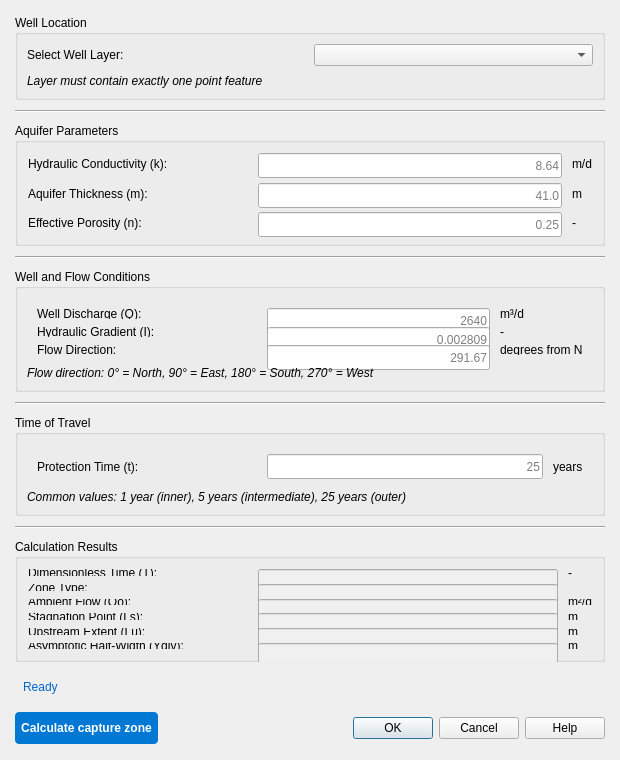
<?xml version="1.0" encoding="UTF-8"?>
<ui version="4.0">
 <class>Dialog</class>
 <widget class="QDialog" name="Dialog">
  <property name="geometry">
   <rect>
    <x>0</x>
    <y>0</y>
    <width>620</width>
    <height>760</height>
   </rect>
  </property>
  <property name="minimumSize">
   <size>
    <width>480</width>
    <height>420</height>
   </size>
  </property>
  <property name="maximumSize">
   <size>
    <width>16777215</width>
    <height>16777215</height>
   </size>
  </property>
  <property name="windowTitle">
   <string>GEAQUA Capture Zones v0.39</string>
  </property>
  <layout class="QVBoxLayout" name="verticalLayout_main">
   <property name="spacing">
    <number>10</number>
   </property>
   <property name="leftMargin">
    <number>15</number>
   </property>
   <property name="topMargin">
    <number>15</number>
   </property>
   <property name="rightMargin">
    <number>15</number>
   </property>
   <property name="bottomMargin">
    <number>15</number>
   </property>
   <item>
    <widget class="QGroupBox" name="groupBox_well">
     <property name="title">
      <string>Well Location</string>
     </property>
     <layout class="QVBoxLayout" name="verticalLayout_well">
      <property name="spacing">
       <number>8</number>
      </property>
      <item>
       <layout class="QHBoxLayout" name="horizontalLayout_layer">
        <item>
         <widget class="QLabel" name="label_layer">
          <property name="text">
           <string>Select Well Layer:</string>
          </property>
         </widget>
        </item>
        <item>
         <widget class="QgsMapLayerComboBox" name="mMapLayerComboBox">
          <property name="minimumSize">
           <size>
            <width>250</width>
            <height>0</height>
           </size>
          </property>
          <property name="toolTip">
           <string>Select a point vector layer containing the well location. Layer must contain exactly one point feature.</string>
          </property>
         </widget>
        </item>
       </layout>
      </item>
      <item>
       <widget class="QLabel" name="label_layer_info">
        <property name="font">
         <font>
          <italic>true</italic>
          <pointsize>9</pointsize>
         </font>
        </property>
        <property name="text">
         <string>Layer must contain exactly one point feature</string>
        </property>
        <property name="wordWrap">
         <bool>true</bool>
        </property>
       </widget>
      </item>
     </layout>
    </widget>
   </item>
   <item>
    <widget class="Line" name="line_1">
     <property name="orientation">
      <enum>Qt::Horizontal</enum>
     </property>
    </widget>
   </item>
   <item>
    <widget class="QGroupBox" name="groupBox_aquifer">
     <property name="title">
      <string>Aquifer Parameters</string>
     </property>
     <layout class="QGridLayout" name="gridLayout_aquifer">
      <property name="leftMargin">
       <number>10</number>
      </property>
      <property name="topMargin">
       <number>10</number>
      </property>
      <property name="rightMargin">
       <number>10</number>
      </property>
      <property name="bottomMargin">
       <number>10</number>
      </property>
      <property name="horizontalSpacing">
       <number>10</number>
      </property>
      <property name="verticalSpacing">
       <number>8</number>
      </property>
      <item row="0" column="0">
       <widget class="QLabel" name="label_k">
        <property name="minimumSize">
         <size>
          <width>220</width>
          <height>0</height>
         </size>
        </property>
        <property name="text">
         <string>Hydraulic Conductivity (k):</string>
        </property>
       </widget>
      </item>
      <item row="0" column="1">
       <widget class="QLineEdit" name="lineEdit_k">
        <property name="minimumSize">
         <size>
          <width>120</width>
          <height>25</height>
         </size>
        </property>
        <property name="alignment">
         <set>Qt::AlignRight|Qt::AlignTrailing|Qt::AlignVCenter</set>
        </property>
        <property name="placeholderText">
         <string>8.64</string>
        </property>
        <property name="toolTip">
         <string>Hydraulic conductivity - measure of aquifer permeability. Typical ranges: Sand 1-50 m/d, Gravel 100-1000 m/d</string>
        </property>
       </widget>
      </item>
      <item row="0" column="2">
       <widget class="QLabel" name="label_k_unit">
        <property name="text">
         <string>m/d</string>
        </property>
       </widget>
      </item>
      <item row="1" column="0">
       <widget class="QLabel" name="label_m">
        <property name="text">
         <string>Aquifer Thickness (m):</string>
        </property>
       </widget>
      </item>
      <item row="1" column="1">
       <widget class="QLineEdit" name="lineEdit_m">
        <property name="minimumSize">
         <size>
          <width>120</width>
          <height>25</height>
         </size>
        </property>
        <property name="alignment">
         <set>Qt::AlignRight|Qt::AlignTrailing|Qt::AlignVCenter</set>
        </property>
        <property name="placeholderText">
         <string>41.0</string>
        </property>
        <property name="toolTip">
         <string>Saturated thickness of the aquifer. Measure from water table to confining layer or bedrock.</string>
        </property>
       </widget>
      </item>
      <item row="1" column="2">
       <widget class="QLabel" name="label_m_unit">
        <property name="text">
         <string>m</string>
        </property>
       </widget>
      </item>
      <item row="2" column="0">
       <widget class="QLabel" name="label_n">
        <property name="text">
         <string>Effective Porosity (n):</string>
        </property>
       </widget>
      </item>
      <item row="2" column="1">
       <widget class="QLineEdit" name="lineEdit_n">
        <property name="minimumSize">
         <size>
          <width>120</width>
          <height>25</height>
         </size>
        </property>
        <property name="alignment">
         <set>Qt::AlignRight|Qt::AlignTrailing|Qt::AlignVCenter</set>
        </property>
        <property name="placeholderText">
         <string>0.25</string>
        </property>
        <property name="toolTip">
         <string>Effective porosity - fraction of pore space available for flow. Must be between 0 and 1. Typical ranges: Sand 0.20-0.35, Gravel 0.25-0.35</string>
        </property>
       </widget>
      </item>
      <item row="2" column="2">
       <widget class="QLabel" name="label_n_unit">
        <property name="text">
         <string>-</string>
        </property>
       </widget>
      </item>
     </layout>
    </widget>
   </item>
   <item>
    <widget class="Line" name="line_2">
     <property name="orientation">
      <enum>Qt::Horizontal</enum>
     </property>
    </widget>
   </item>
   <item>
    <widget class="QGroupBox" name="groupBox_well_flow">
     <property name="title">
      <string>Well and Flow Conditions</string>
     </property>
     <layout class="QVBoxLayout" name="verticalLayout_well_flow">
      <item>
       <layout class="QGridLayout" name="gridLayout_well_flow">
        <property name="leftMargin">
         <number>10</number>
        </property>
        <property name="topMargin">
         <number>10</number>
        </property>
        <property name="rightMargin">
         <number>10</number>
        </property>
        <property name="bottomMargin">
         <number>5</number>
        </property>
        <property name="horizontalSpacing">
         <number>10</number>
        </property>
        <property name="verticalSpacing">
         <number>8</number>
        </property>
        <item row="0" column="0">
         <widget class="QLabel" name="label_Q">
          <property name="minimumSize">
           <size>
            <width>220</width>
            <height>0</height>
           </size>
          </property>
          <property name="text">
           <string>Well Discharge (Q):</string>
          </property>
         </widget>
        </item>
        <item row="0" column="1">
         <widget class="QLineEdit" name="lineEdit_Q">
          <property name="minimumSize">
           <size>
            <width>120</width>
            <height>25</height>
           </size>
          </property>
          <property name="alignment">
           <set>Qt::AlignRight|Qt::AlignTrailing|Qt::AlignVCenter</set>
          </property>
          <property name="placeholderText">
           <string>2640</string>
          </property>
          <property name="toolTip">
           <string>Well pumping rate. Obtain from well records or pumping tests. Must be consistent with time units (m³/d for daily).</string>
          </property>
         </widget>
        </item>
        <item row="0" column="2">
         <widget class="QLabel" name="label_Q_unit">
          <property name="text">
           <string>m³/d</string>
          </property>
         </widget>
        </item>
        <item row="1" column="0">
         <widget class="QLabel" name="label_I">
          <property name="text">
           <string>Hydraulic Gradient (I):</string>
          </property>
         </widget>
        </item>
        <item row="1" column="1">
         <widget class="QLineEdit" name="lineEdit_I">
          <property name="minimumSize">
           <size>
            <width>120</width>
            <height>25</height>
           </size>
          </property>
          <property name="alignment">
           <set>Qt::AlignRight|Qt::AlignTrailing|Qt::AlignVCenter</set>
          </property>
          <property name="placeholderText">
           <string>0.002809</string>
          </property>
          <property name="toolTip">
           <string>Hydraulic gradient Δh/L. I = 0 is allowed and means no ambient flow. Typical positive range: 0.001-0.05.</string>
          </property>
         </widget>
        </item>
        <item row="1" column="2">
         <widget class="QLabel" name="label_I_unit">
          <property name="text">
           <string>-</string>
          </property>
         </widget>
        </item>
        <item row="2" column="0">
         <widget class="QLabel" name="label_flow_direction">
          <property name="text">
           <string>Flow Direction:</string>
          </property>
         </widget>
        </item>
        <item row="2" column="1">
         <widget class="QLineEdit" name="lineEdit_flow_direction">
          <property name="minimumSize">
           <size>
            <width>120</width>
            <height>25</height>
           </size>
          </property>
          <property name="alignment">
           <set>Qt::AlignRight|Qt::AlignTrailing|Qt::AlignVCenter</set>
          </property>
          <property name="placeholderText">
           <string>291.67</string>
          </property>
          <property name="toolTip">
           <string>Direction of regional groundwater flow measured in degrees from North. Determine from potentiometric surface map or water table contours.</string>
          </property>
         </widget>
        </item>
        <item row="2" column="2">
         <widget class="QLabel" name="label_flow_direction_unit">
          <property name="text">
           <string>degrees from N</string>
          </property>
         </widget>
        </item>
       </layout>
      </item>
      <item>
       <widget class="QLabel" name="label_flow_help">
        <property name="font">
         <font>
          <italic>true</italic>
          <pointsize>9</pointsize>
         </font>
        </property>
        <property name="text">
         <string>Flow direction: 0° = North, 90° = East, 180° = South, 270° = West</string>
        </property>
        <property name="wordWrap">
         <bool>true</bool>
        </property>
        <property name="margin">
         <number>5</number>
        </property>
       </widget>
      </item>
     </layout>
    </widget>
   </item>
   <item>
    <widget class="Line" name="line_3">
     <property name="orientation">
      <enum>Qt::Horizontal</enum>
     </property>
    </widget>
   </item>
   <item>
    <widget class="QGroupBox" name="groupBox_time">
     <property name="title">
      <string>Time of Travel</string>
     </property>
     <layout class="QVBoxLayout" name="verticalLayout_time">
      <item>
       <layout class="QGridLayout" name="gridLayout_time">
        <property name="leftMargin">
         <number>10</number>
        </property>
        <property name="topMargin">
         <number>10</number>
        </property>
        <property name="rightMargin">
         <number>10</number>
        </property>
        <property name="bottomMargin">
         <number>5</number>
        </property>
        <property name="horizontalSpacing">
         <number>10</number>
        </property>
        <item row="0" column="0">
         <widget class="QLabel" name="label_time">
          <property name="minimumSize">
           <size>
            <width>220</width>
            <height>0</height>
           </size>
          </property>
          <property name="text">
           <string>Protection Time (t):</string>
          </property>
         </widget>
        </item>
        <item row="0" column="1">
         <widget class="QLineEdit" name="lineEdit_time">
          <property name="minimumSize">
           <size>
            <width>120</width>
            <height>25</height>
           </size>
          </property>
          <property name="alignment">
           <set>Qt::AlignRight|Qt::AlignTrailing|Qt::AlignVCenter</set>
          </property>
          <property name="placeholderText">
           <string>25</string>
          </property>
          <property name="toolTip">
           <string>Time of travel for contaminant to reach well. Determines the extent of the protection zone.</string>
          </property>
         </widget>
        </item>
        <item row="0" column="2">
         <widget class="QLabel" name="label_time_unit">
          <property name="text">
           <string>years</string>
          </property>
         </widget>
        </item>
       </layout>
      </item>
      <item>
       <widget class="QLabel" name="label_time_help">
        <property name="font">
         <font>
          <italic>true</italic>
          <pointsize>9</pointsize>
         </font>
        </property>
        <property name="text">
         <string>Common values: 1 year (inner), 5 years (intermediate), 25 years (outer)</string>
        </property>
        <property name="wordWrap">
         <bool>true</bool>
        </property>
        <property name="margin">
         <number>5</number>
        </property>
       </widget>
      </item>
     </layout>
    </widget>
   </item>
   <item>
    <widget class="Line" name="line_4">
     <property name="orientation">
      <enum>Qt::Horizontal</enum>
     </property>
    </widget>
   </item>
   <item>
    <widget class="QGroupBox" name="groupBox_results">
     <property name="title">
      <string>Calculation Results</string>
     </property>
     <layout class="QGridLayout" name="gridLayout_results">
      <property name="leftMargin">
       <number>10</number>
      </property>
      <property name="topMargin">
       <number>10</number>
      </property>
      <property name="rightMargin">
       <number>10</number>
      </property>
      <property name="bottomMargin">
       <number>10</number>
      </property>
      <property name="horizontalSpacing">
       <number>10</number>
      </property>
      <property name="verticalSpacing">
       <number>8</number>
      </property>
      <item row="0" column="0">
       <widget class="QLabel" name="label_result_T_tilde">
        <property name="minimumSize">
         <size>
          <width>220</width>
          <height>0</height>
         </size>
        </property>
        <property name="text">
         <string>Dimensionless Time (T̃):</string>
        </property>
       </widget>
      </item>
      <item row="0" column="1">
       <widget class="QLineEdit" name="lineEdit_result_T_tilde">
        <property name="minimumSize">
         <size>
          <width>120</width>
          <height>25</height>
         </size>
        </property>
        <property name="font">
         <font>
          <weight>75</weight>
          <bold>true</bold>
         </font>
        </property>
        <property name="styleSheet">
         <string notr="true">background-color: #f0f0f0;</string>
        </property>
        <property name="text">
         <string/>
        </property>
        <property name="alignment">
         <set>Qt::AlignRight|Qt::AlignTrailing|Qt::AlignVCenter</set>
        </property>
        <property name="readOnly">
         <bool>true</bool>
        </property>
       </widget>
      </item>
      <item row="0" column="2">
       <widget class="QLabel" name="label_result_T_tilde_unit">
        <property name="text">
         <string>-</string>
        </property>
       </widget>
      </item>
      <item row="1" column="0">
       <widget class="QLabel" name="label_result_zone_type">
        <property name="text">
         <string>Zone Type:</string>
        </property>
       </widget>
      </item>
      <item row="1" column="1">
       <widget class="QLineEdit" name="lineEdit_result_zone_type">
        <property name="minimumSize">
         <size>
          <width>120</width>
          <height>25</height>
         </size>
        </property>
        <property name="font">
         <font>
          <weight>75</weight>
          <bold>true</bold>
         </font>
        </property>
        <property name="styleSheet">
         <string notr="true">background-color: #f0f0f0;</string>
        </property>
        <property name="text">
         <string/>
        </property>
        <property name="alignment">
         <set>Qt::AlignRight|Qt::AlignTrailing|Qt::AlignVCenter</set>
        </property>
        <property name="readOnly">
         <bool>true</bool>
        </property>
       </widget>
      </item>
      <item row="1" column="2">
       <widget class="QLabel" name="label_result_zone_type_unit">
        <property name="text">
         <string/>
        </property>
       </widget>
      </item>
      <item row="2" column="0">
       <widget class="QLabel" name="label_result_Qo">
        <property name="text">
         <string>Ambient Flow (Qo):</string>
        </property>
       </widget>
      </item>
      <item row="2" column="1">
       <widget class="QLineEdit" name="lineEdit_result_Qo">
        <property name="minimumSize">
         <size>
          <width>120</width>
          <height>25</height>
         </size>
        </property>
        <property name="font">
         <font>
          <weight>75</weight>
          <bold>true</bold>
         </font>
        </property>
        <property name="styleSheet">
         <string notr="true">background-color: #f0f0f0;</string>
        </property>
        <property name="text">
         <string/>
        </property>
        <property name="alignment">
         <set>Qt::AlignRight|Qt::AlignTrailing|Qt::AlignVCenter</set>
        </property>
        <property name="readOnly">
         <bool>true</bool>
        </property>
       </widget>
      </item>
      <item row="2" column="2">
       <widget class="QLabel" name="label_result_Qo_unit">
        <property name="text">
         <string>m²/d</string>
        </property>
       </widget>
      </item>
      <item row="3" column="0">
       <widget class="QLabel" name="label_result_Ls">
        <property name="text">
         <string>Stagnation Point (Ls):</string>
        </property>
       </widget>
      </item>
      <item row="3" column="1">
       <widget class="QLineEdit" name="lineEdit_result_Ls">
        <property name="minimumSize">
         <size>
          <width>120</width>
          <height>25</height>
         </size>
        </property>
        <property name="font">
         <font>
          <weight>75</weight>
          <bold>true</bold>
         </font>
        </property>
        <property name="styleSheet">
         <string notr="true">background-color: #f0f0f0;</string>
        </property>
        <property name="text">
         <string/>
        </property>
        <property name="alignment">
         <set>Qt::AlignRight|Qt::AlignTrailing|Qt::AlignVCenter</set>
        </property>
        <property name="readOnly">
         <bool>true</bool>
        </property>
       </widget>
      </item>
      <item row="3" column="2">
       <widget class="QLabel" name="label_result_Ls_unit">
        <property name="text">
         <string>m</string>
        </property>
       </widget>
      </item>
      <item row="4" column="0">
       <widget class="QLabel" name="label_result_Lu">
        <property name="text">
         <string>Upstream Extent (Lu):</string>
        </property>
       </widget>
      </item>
      <item row="4" column="1">
       <widget class="QLineEdit" name="lineEdit_result_Lu">
        <property name="minimumSize">
         <size>
          <width>120</width>
          <height>25</height>
         </size>
        </property>
        <property name="font">
         <font>
          <weight>75</weight>
          <bold>true</bold>
         </font>
        </property>
        <property name="styleSheet">
         <string notr="true">background-color: #f0f0f0;</string>
        </property>
        <property name="text">
         <string/>
        </property>
        <property name="alignment">
         <set>Qt::AlignRight|Qt::AlignTrailing|Qt::AlignVCenter</set>
        </property>
        <property name="readOnly">
         <bool>true</bool>
        </property>
       </widget>
      </item>
      <item row="4" column="2">
       <widget class="QLabel" name="label_result_Lu_unit">
        <property name="text">
         <string>m</string>
        </property>
       </widget>
      </item>
      <item row="5" column="0">
       <widget class="QLabel" name="label_result_Ydiv">
        <property name="text">
         <string>Asymptotic Half-Width (Ydiv):</string>
        </property>
       </widget>
      </item>
      <item row="5" column="1">
       <widget class="QLineEdit" name="lineEdit_result_Ydiv">
        <property name="minimumSize">
         <size>
          <width>120</width>
          <height>25</height>
         </size>
        </property>
        <property name="font">
         <font>
          <weight>75</weight>
          <bold>true</bold>
         </font>
        </property>
        <property name="styleSheet">
         <string notr="true">background-color: #f0f0f0;</string>
        </property>
        <property name="text">
         <string/>
        </property>
        <property name="alignment">
         <set>Qt::AlignRight|Qt::AlignTrailing|Qt::AlignVCenter</set>
        </property>
        <property name="readOnly">
         <bool>true</bool>
        </property>
       </widget>
      </item>
      <item row="5" column="2">
       <widget class="QLabel" name="label_result_Ydiv_unit">
        <property name="text">
         <string>m</string>
        </property>
       </widget>
      </item>
     </layout>
    </widget>
   </item>
   <item>
    <widget class="QLabel" name="labelStatus">
     <property name="minimumSize">
      <size>
       <width>0</width>
       <height>30</height>
      </size>
     </property>
     <property name="font">
      <font>
       <pointsize>9</pointsize>
      </font>
     </property>
     <property name="styleSheet">
      <string notr="true">color: #0066cc; padding: 5px;</string>
     </property>
     <property name="text">
      <string>Ready</string>
     </property>
     <property name="wordWrap">
      <bool>true</bool>
     </property>
    </widget>
   </item>
   <item>
    <layout class="QHBoxLayout" name="horizontalLayout_buttons">
     <item>
      <widget class="QPushButton" name="buttonCalculate">
       <property name="minimumSize">
        <size>
         <width>120</width>
         <height>32</height>
        </size>
       </property>
       <property name="font">
        <font>
         <weight>75</weight>
         <bold>true</bold>
        </font>
       </property>
       <property name="styleSheet">
        <string notr="true">QPushButton { background-color: #0078d4; color: white; border-radius: 4px; padding: 6px; }
QPushButton:hover { background-color: #106ebe; }
QPushButton:pressed { background-color: #005a9e; }</string>
       </property>
       <property name="text">
        <string>Calculate capture zone</string>
       </property>
       <property name="toolTip">
        <string>Calculate groundwater capture zone based on input parameters</string>
       </property>
      </widget>
     </item>
     <item>
      <widget class="QDialogButtonBox" name="buttonBox">
       <property name="orientation">
        <enum>Qt::Horizontal</enum>
       </property>
       <property name="standardButtons">
        <set>QDialogButtonBox::Cancel|QDialogButtonBox::Help|QDialogButtonBox::Ok</set>
       </property>
      </widget>
     </item>
    </layout>
   </item>
  </layout>
 </widget>
 <customwidgets>
  <customwidget>
   <class>QgsMapLayerComboBox</class>
   <extends>QComboBox</extends>
   <header>qgsmaplayercombobox.h</header>
  </customwidget>
 </customwidgets>
 <tabstops>
  <tabstop>mMapLayerComboBox</tabstop>
  <tabstop>lineEdit_k</tabstop>
  <tabstop>lineEdit_m</tabstop>
  <tabstop>lineEdit_n</tabstop>
  <tabstop>lineEdit_Q</tabstop>
  <tabstop>lineEdit_I</tabstop>
  <tabstop>lineEdit_flow_direction</tabstop>
  <tabstop>lineEdit_time</tabstop>
  <tabstop>buttonCalculate</tabstop>
 </tabstops>
 <resources/>
 <connections>
  <connection>
   <sender>buttonBox</sender>
   <signal>accepted()</signal>
   <receiver>Dialog</receiver>
   <slot>accept()</slot>
   <hints>
    <hint type="sourcelabel">
     <x>248</x>
     <y>754</y>
    </hint>
    <hint type="destinationlabel">
     <x>157</x>
     <y>274</y>
    </hint>
   </hints>
  </connection>
  <connection>
   <sender>buttonBox</sender>
   <signal>rejected()</signal>
   <receiver>Dialog</receiver>
   <slot>reject()</slot>
   <hints>
    <hint type="sourcelabel">
     <x>316</x>
     <y>754</y>
    </hint>
    <hint type="destinationlabel">
     <x>286</x>
     <y>274</y>
    </hint>
   </hints>
  </connection>
 </connections>
</ui>
